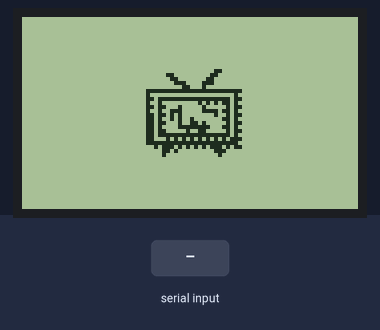
Simulated run of this program. Board: Arduino Pro Mini, built with avr-gcc and run on an emulated ATmega328P. Shown: 84×48 one-colour display. The inputs (shaded band) are chosen by the test bench. What the program prints to the serial monitor is not drawn.

Above: at 1.6 s.
1.7 s: "1" received over Serial
4.2 s: "0" received over Serial
6.7 s: "2" received over Serial
Timing chart, 0 to 9.7 s (numbered marks = the images above; inputs shaded):
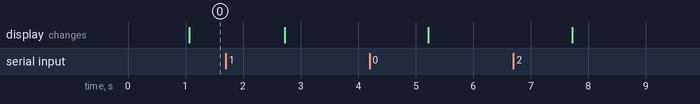

The program:

main.cpp
```cpp
#include<Arduino.h>
#include <PCD8544.h>

#define BUF_SIZE 504

static PCD8544 lcd;

static uint8_t buf[BUF_SIZE] = {0x0,0x0,0x0,0x0,0x0,0x0,0x0,0x0,0x0,0x0,0x0,0x0,0x0,0x0,0x0,0x0,0x0,0x0,0x0,0x0,0x0,0x0,0x0,0x0,0x0,0x0,0x0,0x0,0x0,0x0,0x0,0x0,0x0,0x0,0x0,0x0,0x0,0x0,0x0,0x0,0x0,0x0,0x0,0x0,0x0,0x0,0x0,0x0,0x0,0x0,0x0,0x0,0x0,0x0,0x0,0x0,0x0,0x0,0x0,0x0,0x0,0x0,0x0,0x0,0x0,0x0,0x0,0x0,0x0,0x0,0x0,0x0,0x0,0x0,0x0,0x0,0x0,0x0,0x0,0x0,0x0,0x0,0x0,0x0,0x0,0x0,0x0,0x0,0x0,0x0,0x0,0x0,0x0,0x0,0x0,0x0,0x0,0x0,0x0,0x0,0x0,0x0,0x0,0x0,0x0,0x0,0x0,0x0,0x0,0x0,0x0,0x0,0x0,0x0,0x0,0x0,0x0,0x0,0x0,0x0,0x40,0xc0,0x80,0x0,0x0,0x0,0x0,0x0,0x0,0x0,0x80,0xc0,0x60,0x20,0x0,0x0,0x0,0x0,0x0,0x0,0x0,0x0,0x0,0x0,0x0,0x0,0x0,0x0,0x0,0x0,0x0,0x0,0x0,0x0,0x0,0x0,0x0,0x0,0x0,0x0,0x0,0x0,0x0,0x0,0x0,0x0,0x0,0x0,0x0,0x0,0x0,0x0,0x0,0x0,0x0,0x0,0x0,0x0,0x0,0x0,0x0,0x0,0x0,0x0,0x0,0x0,0x0,0x0,0x0,0x0,0x0,0x0,0x0,0x0,0x0,0x0,0x0,0x0,0x0,0xfc,0x54,0x4,0xf4,0x54,0x14,0x94,0x95,0xd5,0x17,0x16,0x14,0x14,0x34,0xd7,0xb5,0x95,0xb4,0x14,0xb4,0xf4,0x4,0xfc,0x54,0x0,0x0,0x0,0x0,0x0,0x0,0x0,0x0,0x0,0x0,0x0,0x0,0x0,0x0,0x0,0x0,0x0,0x0,0x0,0x0,0x0,0x0,0x0,0x0,0x0,0x0,0x0,0x0,0x0,0x0,0x0,0x0,0x0,0x0,0x0,0x0,0x0,0x0,0x0,0x0,0x0,0x0,0x0,0x0,0x0,0x0,0x0,0x0,0x0,0x0,0x0,0x0,0x0,0x0,0x0,0x0,0x0,0x0,0x0,0x0,0xff,0xff,0x80,0xbf,0xb5,0xe0,0xa3,0xe0,0xaf,0xe8,0xb8,0xee,0xac,0xf8,0xbc,0xe8,0xa0,0xe1,0xa0,0xea,0xbf,0xc0,0xff,0x55,0x0,0x0,0x0,0x0,0x0,0x0,0x0,0x0,0x0,0x0,0x0,0x0,0x0,0x0,0x0,0x0,0x0,0x0,0x0,0x0,0x0,0x0,0x0,0x0,0x0,0x0,0x0,0x0,0x0,0x0,0x0,0x0,0x0,0x0,0x0,0x0,0x0,0x0,0x0,0x0,0x0,0x0,0x0,0x0,0x0,0x0,0x0,0x0,0x0,0x0,0x0,0x0,0x0,0x0,0x0,0x0,0x0,0x0,0x0,0x0,0x0,0x0,0x1,0x0,0x7,0x3,0x1,0x2,0x1,0x0,0x1,0x0,0x1,0x0,0x1,0x0,0x1,0x3,0x7,0x2,0x1,0x0,0x1,0x1,0x0,0x0,0x0,0x0,0x0,0x0,0x0,0x0,0x0,0x0,0x0,0x0,0x0,0x0,0x0,0x0,0x0,0x0,0x0,0x0,0x0,0x0,0x0,0x0,0x0,0x0,0x0,0x0,0x0,0x0,0x0,0x0,0x0,0x0,0x0,0x0,0x0,0x0,0x0,0x0,0x0,0x0,0x0,0x0,0x0,0x0,0x0,0x0,0x0,0x0,0x0,0x0,0x0,0x0,0x0,0x0,0x0,0x0,0x0,0x0,0x0,0x0,0x0,0x0,0x0,0x0,0x0,0x0,0x0,0x0,0x0,0x0,0x0,0x0,0x0,0x0,0x0,0x0,0x0,0x0,0x0,0x0,0x0,0x0,0x0,0x0,0x0,0x0,0x0,0x0,0x0,0x0,0x0,0x0,0x0,0x0,0x0,0x0,0x0,0x0,0x0,0x0,0x0,0x0,0x0,0x0,0x0,0x0,0x0,0x0,0x0,0x0,0x0};

void setup() {
    Serial.begin(115200);
    // PCD8544-compatible displays may have a different resolution...
    lcd.begin(84, 48);
    lcd.clear();
}

void loop() {
    Serial.readBytes(buf, BUF_SIZE);
    lcd.drawBitmap(buf, 84, 6);
    Serial.write(1);
}
```
